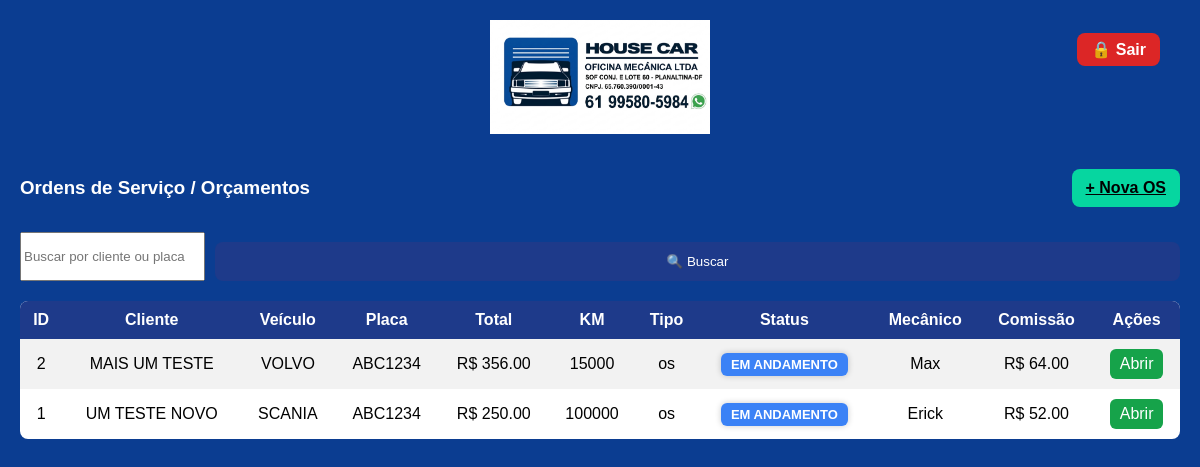
Before: /os_lista (signed in) with the older database file.
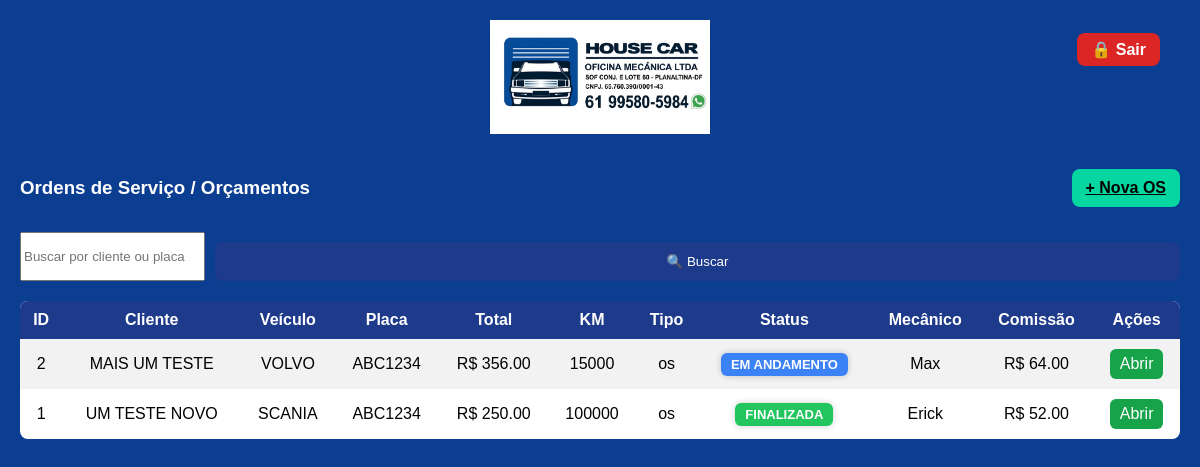
After: the same page with the newer database file.
### tables this page shows
CREATE TABLE ordens (
        id INTEGER PRIMARY KEY AUTOINCREMENT,
        cliente TEXT,
        telefone TEXT,
        veiculo TEXT,
        placa TEXT,
        problema TEXT,
        diagnostico TEXT,
        total REAL,
        tipo TEXT,
        status TEXT DEFAULT 'EM ANDAMENTO',
        mecanico TEXT,
        data_entrada TEXT,
        data_saida TEXT
    , quilometragem INTEGER);

### app.py (the view)
@app.route("/os_lista")
def os_lista():
    if proteger(): return proteger()
    busca = request.args.get("busca", "").strip().lower()
    conn = conectar()
    cursor = conn.cursor()
    query = """
    SELECT
        o.id,
        o.cliente,
        o.veiculo,
        o.placa,
        o.total,
        o.quilometragem,   -- 🔥 NOVO (posição segura)
        o.tipo,
        o.status,
        o.mecanico,
        SUM(
            CASE
                WHEN i.tipo = 'servico' AND i.comissao = 1 THEN
                    CASE
                        WHEN (CAST(i.valor AS REAL) * CAST(i.quantidade AS REAL)) <= (
                            SELECT limite_baixa FROM mecanicos WHERE nome = o.mecanico
                        )
                        THEN (CAST(i.valor AS REAL) * CAST(i.quantidade AS REAL)) * (
                            SELECT comissao_baixa FROM mecanicos WHERE nome = o.mecanico
                        )
                        ELSE (CAST(i.valor AS REAL) * CAST(i.quantidade AS REAL)) * (
                            SELECT comissao_padrao FROM mecanicos WHERE nome = o.mecanico
                        )
                    END
                ELSE 0
            END
        ) as comissao_total
    FROM ordens o
    LEFT JOIN itens i ON o.id = i.ordem_id
    WHERE o.status != 'CANCELADA'
    AND o.tipo = 'os'
    """
    params = []
    if busca:
        query += " AND (LOWER(o.cliente) LIKE ? OR LOWER(o.placa) LIKE ?)"
        busca_like = f"%{busca}%"
        params.extend([busca_like, busca_like])
    query += """
    GROUP BY o.id
    ORDER BY
        CASE
            WHEN o.status = 'EM ANDAMENTO' THEN 1
            WHEN o.status = 'PENDENTE' THEN 2
            WHEN o.status = 'AGUARDANDO PEÇAS' THEN 3
            ELSE 4
        END,
        o.id DESC
    """
    cursor.execute(query, params)
    ordens = cursor.fetchall()
    conn.close()
    return render_template("os_lista.html", ordens=ordens, busca=busca)

### app.py (called while the page is built)
@app.context_processor
def inject_user():
    return dict(tipo=session.get("tipo"))

@app.after_request
def add_header(response):
    response.headers["Cache-Control"] = "no-store, no-cache, must-revalidate, max-age=0"
    response.headers["Pragma"] = "no-cache"
    response.headers["Expires"] = "0"
    return response

def proteger():
    if not session.get("logado"):
        return redirect("/login")

### banco.py (called while the page is built)
def conectar():
    return sqlite3.connect("oficina.db")

### templates/os_lista.html (shortened to what this page needs)
<!DOCTYPE html>
<html lang="pt-br">
<head>
<link rel="stylesheet" href="/static/style.css">
</head>
<body>
{% include "_header.html" %}
<div class="topo-padrao">
    <h3>Ordens de Serviço / Orçamentos</h3>
    <a href="/abrir_os/0" class="btn-add">+ Nova OS</a>
</div>
<form method="GET" action="/os_lista" class="busca">
    <input type="text" name="busca" placeholder="Buscar por cliente ou placa" value="{{ busca }}">
    <button type="submit">🔍 Buscar</button>
</form>
<div class="tabela-container">
<table>
    <tr>
        <th>ID</th>
        <th>Cliente</th>
        <th>Veículo</th>
        <th>Placa</th>
        <th>Total</th>
        <th>KM</th>
        <th>Tipo</th>
        <th>Status</th>
        <th>Mecânico</th>
        <th>Comissão</th>
        <th>Ações</th>
    </tr>
    {% for o in ordens %}
<tr>
    <td>{{ o[0] }}</td>
    <td>{{ o[1] }}</td>
    <td>{{ o[2] }}</td>
    <td>{{ o[3] }}</td>
    <td>R$ {{ "%.2f"|format(o[4]) }}</td>
    <td>{{ o[5] or '' }}</td>
    <td>{{ o[6] }}</td>
    <td>
        <span class="status
        {% if o[7] == 'FINALIZADA' %}finalizada
        {% elif o[7] == 'EM ANDAMENTO' %}andamento
        {% elif o[7] == 'PENDENTE' %}pendente
        {% elif o[7] == 'AGUARDANDO PEÇAS' %}aguardando
        {% elif o[7] == 'APROVADO' %}aprovado
        {% endif %}
        ">
            {{ o[7] }}
        </span>
    </td>
    <td>{{ o[8] }}</td>
    <td>R$ {{ "%.2f"|format(o[9] or 0) }}</td>
    <td>
        <a href="/abrir_os/{{ o[0] }}" class="btn-acao">Abrir</a>
    </td>
</tr>
{% endfor %}
</table>
</div>
</body>
</html>

Changed rows visible on the page:
changed ordens "UM TESTE NOVO": status "EM ANDAMENTO" → "FINALIZADA"
